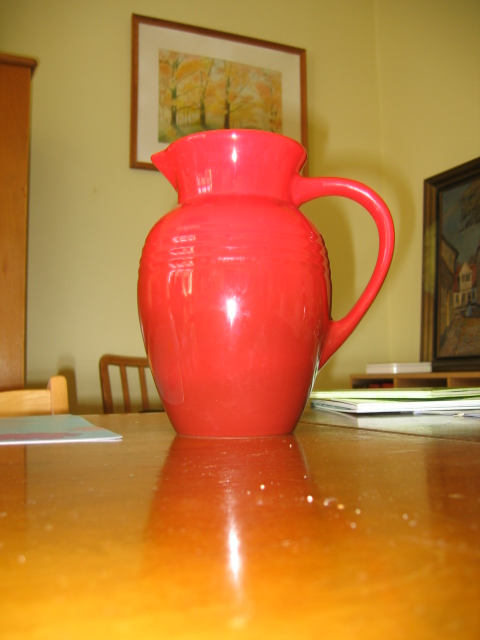
%> input picture exercise1/kande1.JPG, 480 x 640 px
$ octave opg14.m   (GNU Octave 9; MATLAB toolbox functions it lacks are replaced by stand-ins)
%> lines starting %> are read from the running program, lines starting %| are printed output that depends on the picture
%% Read Image
RGB = im2double (imread ('kande1.JPG'));

%% Define training and test regions
tll = [328, 150]; % training: lower left
tur = [264, 330]; % training: upper right
ell1 = [235, 200]; % test: lower left
eur1 = [155, 240]; % test: upper right
ell2 = [530, 200]; % test: lower left
eur2 = [436, 240]; % test: upper right

%% Show image and regions
imshow (RGB);
hold on
  plot ([tur(2), tll(2), tll(2), tur(2), tur(2)], ...
        [tur(1), tur(1), tll(1), tll(1), tur(1)], ...
        'k-', 'linewidth', 2);
  text (tll(2), tur(1)-15, 'Training');

  plot ([eur1(2), ell1(2), ell1(2), eur1(2), eur1(2)], ...
        [eur1(1), eur1(1), ell1(1), ell1(1), eur1(1)], ...
        'g-', 'linewidth', 2);
  text (ell1(2), ell1(1)+15, 'Test 1', 'color', 'g');

  plot ([eur2(2), ell2(2), ell2(2), eur2(2), eur2(2)], ...
        [eur2(1), eur2(1), ell2(1), ell2(1), eur2(1)], ...
        'g-', 'linewidth', 2);
  text (ell2(2), ell2(1)+15, 'Test 2', 'color', 'g');
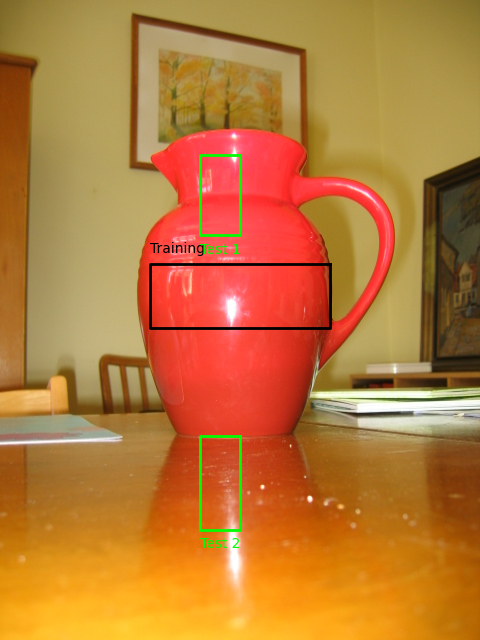
%> figure redrawn from the program's plot data
hold off

%% Extract regions
training_data = RGB (tur(1):tll(1), tll(2):tur(2), :);
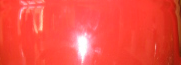
%> training_data: size 65x181x3 double; mean R, G, B 0.956, 0.299, 0.257
training_data = reshape (training_data, size (training_data, 1) * size (training_data, 2), 3);

test_data1 = RGB (eur1(1):ell1(1), ell1(2):eur1(2), :);
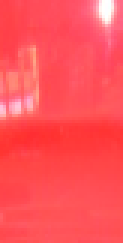
%> test_data1: size 81x41x3 double (shown 3 times larger); mean R, G, B 1, 0.32, 0.348
test_data1 = reshape (test_data1, size (test_data1, 1) * size (test_data1, 2), 3);
test_data2 = RGB (eur2(1):ell2(1), ell2(2):eur2(2), :);
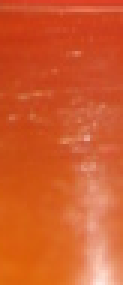
%> test_data2: size 95x41x3 double (shown 3 times larger); mean R, G, B 0.826, 0.36, 0.174
test_data2 = reshape (test_data2, size (test_data2, 1) * size (test_data2, 2), 3);

test_data = [test_data1; test_data2];

$ run again, with exercise1/kande2.JPG copied over exercise1/kande1.JPG
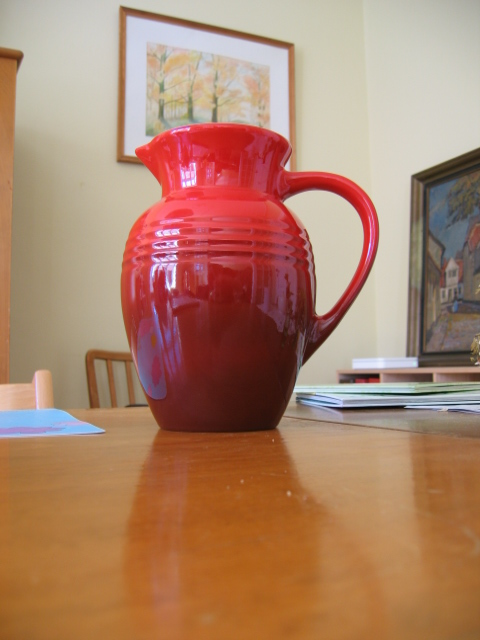
%> input picture exercise1/kande2.JPG, 480 x 640 px
%> `training_data = RGB (tur(1):tll(1), tll(2):tur(2), :);`:
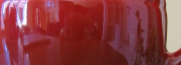
%> training_data: size 65x181x3 double; mean R, G, B 0.535, 0.23, 0.245
%> `test_data2 = RGB (eur2(1):ell2(1), ell2(2):eur2(2), :);`:
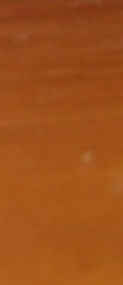
%> test_data2: size 95x41x3 double (shown 3 times larger); mean R, G, B 0.619, 0.315, 0.104
